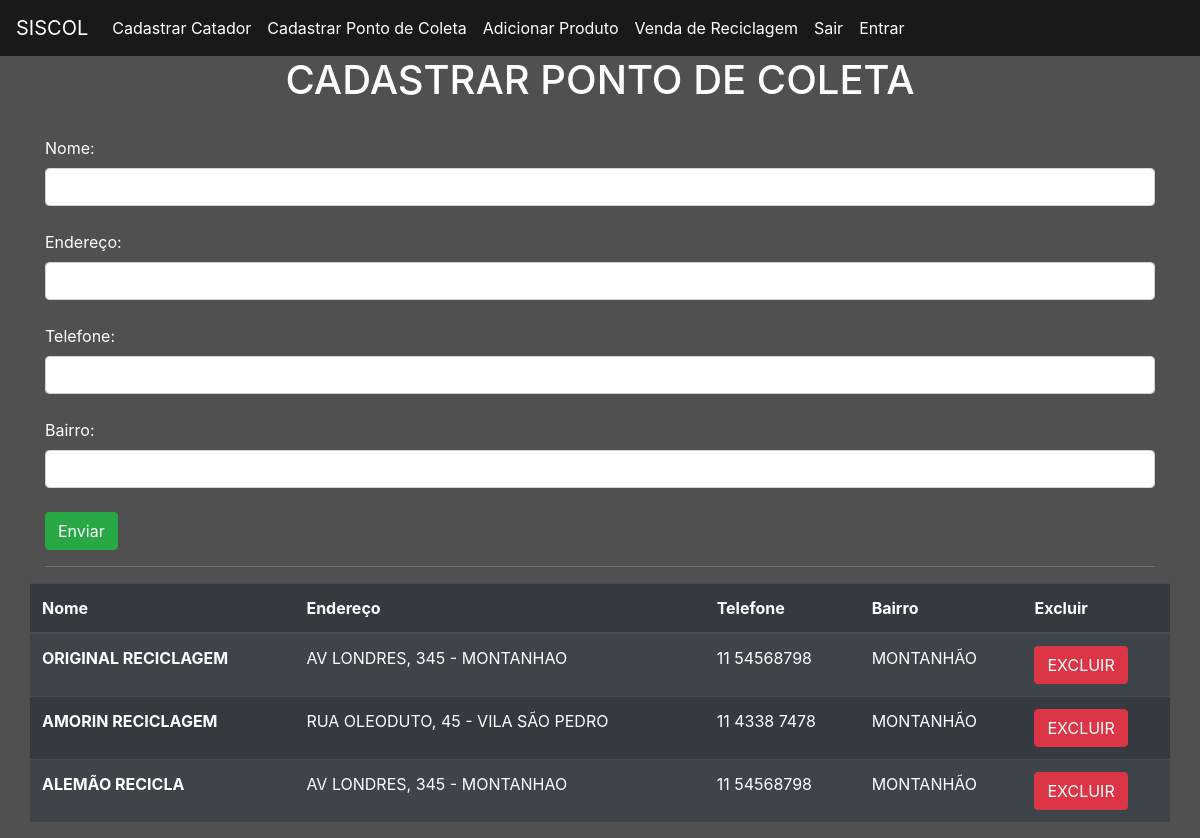
The page /pontocoleta/add_pontocoleta/ on the database its author committed.
### pontocoleta/models.py (models this page shows, shortened)
class Pontocoletas(models.Model):
    nome = models.CharField(max_length=40)
    endereco = models.CharField(max_length=40)
    telefone = models.CharField(max_length=40)
    bairro = models.CharField(max_length=40)

### pontocoleta/views.py (the view, shortened to what this page needs)
# urls.py: path('add_pontocoleta/', views.add_pontocoleta,name="add_pontocoleta"),
@has_permission_decorator('cadastrar_produtos')
def add_pontocoleta(request):
    if request.method == "GET":
        pontocoletas = Pontocoletas.objects.all()
        return render(request, 'add_pontocoleta.html',{'pontocoletas': pontocoletas})

### pontocoleta/templates/add_pontocoleta.html (shortened to what this page needs)
{% extends 'base.html' %}
{% load filters %}
{% block 'body' %}
<h1 align="center">CADASTRAR PONTO DE COLETA</h1>
<div class="container">
    <form action="{% url 'add_pontocoleta' %}" method="POST" enctype="multipart/form-data"> {% csrf_token %}
        <br>
        <label>Nome:</label>
        <Input class="form-control" type="text" name="nome">
        <br>
        <label>Endereço:</label>
        <Input class="form-control" type="text" name="endereco">
        <br>
        <label>Telefone:</label>
        <Input class="form-control" type="text" name="telefone">
        <br>
        <label>Bairro:</label>
        <Input class="form-control" type="text" name="bairro">
        <br>
        <Input class="btn btn-success" type="submit" value="Enviar">
    </form>
    <hr style="background-color:  gray;">
    <div class="listar_produtos">
        <div class="row">
            <table class="table table-striped table-dark">
                <thead>
                <tr>
                    <th scope="col">Nome</th>
                    <th scope="col">Endereço</th>
                    <th scope="col">Telefone</th>
                    <th scope="col">Bairro</th>
                    <th scope="col">Excluir</th>
                </tr>
                </thead>
                <tbody>
                    {% for pontocoleta in pontocoletas %}
                        <tr>
                            <th>{{pontocoleta.nome }}</th>
                            <td>{{pontocoleta.endereco}}</td>
                            <td>{{pontocoleta.telefone}}</td>
                            <td>{{pontocoleta.bairro}}</td>
                            <td><a href="{% url 'excluir_pontocoleta' pontocoleta.id %}" class="btn btn-danger">EXCLUIR</a></td>
                        </tr>
                    {% endfor %}
                </tbody>
            </table>
         </div>
    </div>
</div>
{% endblock %}

### templates/static/usuarios/css/css.css (style rules this page uses)
.fundo { background-color:#505050; color:white; }

### rows shown on the page
Pontocoletas: nome "ORIGINAL RECICLAGEM", endereco "AV LONDRES, 345 - MONTANHAO", telefone "11 54568798", bairro "MONTANHÃO"
Pontocoletas: nome "AMORIN RECICLAGEM", endereco "RUA OLEODUTO, 45 - VILA SÃO PEDRO", telefone "11 4338 7478", bairro "MONTANHÃO"
Pontocoletas: nome "ALEMÃO RECICLA", endereco "AV LONDRES, 345 - MONTANHAO", telefone "11 54568798", bairro "MONTANHÃO"
